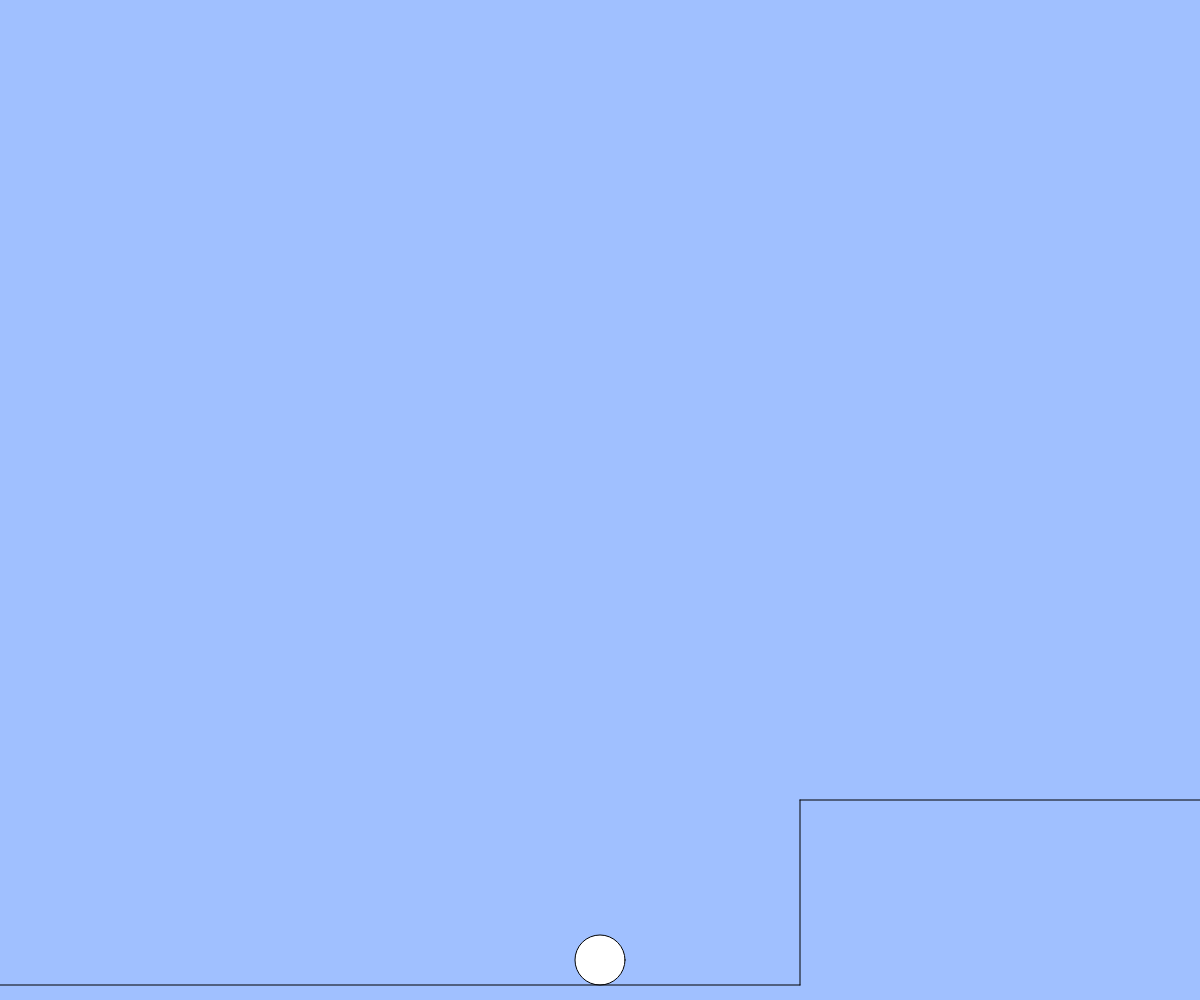
Frame 1 (no input)
Frame 60 (no input): identical to frame 1, image omitted
Frame 120 (the mouse pressed at the canvas centre since frame 60): identical to frame 1, image omitted

The p5.js sketch that drew this single still picture (run headless with seeded random() and noise() and a simulated clock; from frame 60 on, the mouse is pressed at the canvas centre):

// p5.js sketch
// ── sketch.js
// 最終課題を制作しよう

// テキスト「キーボード操作に反応する」
 // ジャンプ力（いろいろな値を試してみましょう）


// テキスト「キーボード操作に反応する」
// テキスト「キーボード操作に反応する」
let x, y, vy;
const g = 1.3;     // 重力（いろいろな値を試してみましょう）
const jump = 60; // ジャンプ力（いろいろな値を試してみましょう）


function setup(){
  createCanvas(windowWidth, windowHeight);
  x = width / 2;
  y = height - 40;
  vy = 0

}

function draw(){
  background(160, 192, 255);
  if(x< width*2/3-25){
  ellipse(x, y, 50);
  }
  else if(x> width*2/3-25){
    ellipse(x,y, 50)
  }
  line(0, height-15, width*2/3, height-15);
  line(width*2/3, height-15, width*2/3,height-200);
  line(width*2/3, height-200, width, height-200);

  if(keyIsDown(RIGHT_ARROW)&&x>= width*2/3-27&&y<=height - 40&&y>height-225){ x += 0; }
  else if(keyIsDown(RIGHT_ARROW)){x += 2;}
  if(keyIsDown("A".charCodeAt(0))&&x>=width*2/3-27&&y<=height - 40&&y>height-225){ x += 0; }
  else if(keyIsDown("A".charCodeAt(0))&&keyIsDown(RIGHT_ARROW)){ x+= 3; }
  
  if(keyIsDown(LEFT_ARROW)){ x -= 2; }
  
  if(keyIsDown("A".charCodeAt(0))&&keyIsDown(LEFT_ARROW)){ x-= 3; }
  
  y += vy;
  if(y < height-225&&x> width*2/3-25||y<height-40&&x< width*2/3-20){ // 地面より上、つまり空中にいる
    vy += g; // 下方向に重力の影響で加速する
  }
  else if (x> width*2/3-25){
    vy = 0;
    y = height-225;
  }
  else if(x<= width*2/3-24){
    vy = 0;
    y = height-40;
  }
}

function keyPressed(){
  if(key == " "&&y >=height-225&&x> width*2/3-25||key == " "&&y >= height - 40&&x< width*2/3-25){ // 地面にいるときだけジャンプできる（この条件をなくせば空中ジャンプが可能になります） 
    vy = -jump;     
  }
}

function windowResized(){
  resizeCanvas(windowWidth, windowHeight);
}
